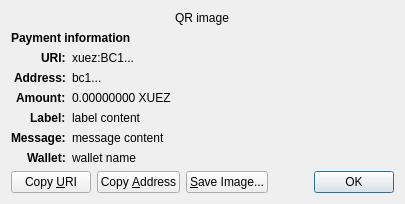
<?xml version="1.0" encoding="UTF-8"?>
<ui version="4.0">
 <class>ReceiveRequestDialog</class>
 <widget class="QDialog" name="ReceiveRequestDialog">
  <property name="geometry">
   <rect>
    <x>0</x>
    <y>0</y>
    <width>413</width>
    <height>229</height>
   </rect>
  </property>
  <property name="windowTitle">
   <string>Request payment to ...</string>
  </property>
  <layout class="QGridLayout" name="gridLayout" columnstretch="0,1">
   <property name="sizeConstraint">
    <enum>QLayout::SetFixedSize</enum>
   </property>
   <item row="0" column="0" colspan="2" alignment="Qt::AlignHCenter">
    <widget class="QRImageWidget" name="qr_code">
     <property name="text">
      <string notr="true">QR image</string>
     </property>
     <property name="textInteractionFlags">
      <set>Qt::NoTextInteraction</set>
     </property>
    </widget>
   </item>
   <item row="1" column="0" colspan="2">
    <widget class="QLabel" name="payment_header">
     <property name="font">
      <font>
       <weight>75</weight>
       <bold>true</bold>
      </font>
     </property>
     <property name="text">
      <string>Payment information</string>
     </property>
     <property name="textInteractionFlags">
      <set>Qt::NoTextInteraction</set>
     </property>
    </widget>
   </item>
   <item row="2" column="0" alignment="Qt::AlignRight|Qt::AlignTop">
    <widget class="QLabel" name="uri_tag">
     <property name="font">
      <font>
       <weight>75</weight>
       <bold>true</bold>
      </font>
     </property>
     <property name="text">
      <string notr="true">URI:</string>
     </property>
     <property name="textFormat">
      <enum>Qt::PlainText</enum>
     </property>
     <property name="textInteractionFlags">
      <set>Qt::NoTextInteraction</set>
     </property>
    </widget>
   </item>
   <item row="2" column="1" alignment="Qt::AlignTop">
    <widget class="QLabel" name="uri_content">
     <property name="text">
      <string notr="true">xuez:BC1...</string>
     </property>
     <property name="textFormat">
      <enum>Qt::RichText</enum>
     </property>
     <property name="wordWrap">
      <bool>true</bool>
     </property>
     <property name="textInteractionFlags">
      <set>Qt::TextSelectableByMouse</set>
     </property>
    </widget>
   </item>
   <item row="3" column="0" alignment="Qt::AlignRight|Qt::AlignTop">
    <widget class="QLabel" name="address_tag">
     <property name="font">
      <font>
       <weight>75</weight>
       <bold>true</bold>
      </font>
     </property>
     <property name="text">
      <string>Address:</string>
     </property>
     <property name="textInteractionFlags">
      <set>Qt::NoTextInteraction</set>
     </property>
    </widget>
   </item>
   <item row="3" column="1" alignment="Qt::AlignTop">
    <widget class="QLabel" name="address_content">
     <property name="text">
      <string notr="true">bc1...</string>
     </property>
     <property name="textFormat">
      <enum>Qt::PlainText</enum>
     </property>
     <property name="textInteractionFlags">
      <set>Qt::TextSelectableByMouse</set>
     </property>
    </widget>
   </item>
   <item row="4" column="0" alignment="Qt::AlignRight|Qt::AlignTop">
    <widget class="QLabel" name="amount_tag">
     <property name="font">
      <font>
       <weight>75</weight>
       <bold>true</bold>
      </font>
     </property>
     <property name="text">
      <string>Amount:</string>
     </property>
     <property name="textInteractionFlags">
      <set>Qt::NoTextInteraction</set>
     </property>
    </widget>
   </item>
   <item row="4" column="1" alignment="Qt::AlignTop">
    <widget class="QLabel" name="amount_content">
     <property name="text">
      <string notr="true">0.00000000 XUEZ</string>
     </property>
     <property name="textFormat">
      <enum>Qt::PlainText</enum>
     </property>
     <property name="textInteractionFlags">
      <set>Qt::TextSelectableByMouse</set>
     </property>
    </widget>
   </item>
   <item row="5" column="0" alignment="Qt::AlignRight|Qt::AlignTop">
    <widget class="QLabel" name="label_tag">
     <property name="font">
      <font>
       <weight>75</weight>
       <bold>true</bold>
      </font>
     </property>
     <property name="text">
      <string>Label:</string>
     </property>
     <property name="textInteractionFlags">
      <set>Qt::NoTextInteraction</set>
     </property>
    </widget>
   </item>
   <item row="5" column="1" alignment="Qt::AlignTop">
    <widget class="QLabel" name="label_content">
     <property name="text">
      <string notr="true">label content</string>
     </property>
     <property name="textFormat">
      <enum>Qt::PlainText</enum>
     </property>
     <property name="wordWrap">
      <bool>true</bool>
     </property>
     <property name="textInteractionFlags">
      <set>Qt::TextSelectableByMouse</set>
     </property>
    </widget>
   </item>
   <item row="6" column="0" alignment="Qt::AlignRight|Qt::AlignTop">
    <widget class="QLabel" name="message_tag">
     <property name="font">
      <font>
       <weight>75</weight>
       <bold>true</bold>
      </font>
     </property>
     <property name="text">
      <string>Message:</string>
     </property>
     <property name="textInteractionFlags">
      <set>Qt::NoTextInteraction</set>
     </property>
    </widget>
   </item>
   <item row="6" column="1" alignment="Qt::AlignTop">
    <widget class="QLabel" name="message_content">
     <property name="text">
      <string notr="true">message content</string>
     </property>
     <property name="textFormat">
      <enum>Qt::PlainText</enum>
     </property>
     <property name="wordWrap">
      <bool>true</bool>
     </property>
     <property name="textInteractionFlags">
      <set>Qt::TextSelectableByMouse</set>
     </property>
    </widget>
   </item>
   <item row="7" column="0" alignment="Qt::AlignRight|Qt::AlignTop">
    <widget class="QLabel" name="wallet_tag">
     <property name="font">
      <font>
       <weight>75</weight>
       <bold>true</bold>
      </font>
     </property>
     <property name="text">
      <string>Wallet:</string>
     </property>
     <property name="textInteractionFlags">
      <set>Qt::NoTextInteraction</set>
     </property>
    </widget>
   </item>
   <item row="7" column="1" alignment="Qt::AlignTop">
    <widget class="QLabel" name="wallet_content">
     <property name="text">
      <string notr="true">wallet name</string>
     </property>
     <property name="textFormat">
      <enum>Qt::PlainText</enum>
     </property>
     <property name="wordWrap">
      <bool>true</bool>
     </property>
     <property name="textInteractionFlags">
      <set>Qt::TextSelectableByMouse</set>
     </property>
    </widget>
   </item>
   <item row="8" column="0" colspan="2">
    <layout class="QHBoxLayout" name="horizontalLayout">
     <item>
      <widget class="QPushButton" name="btnCopyURI">
       <property name="text">
        <string>Copy &amp;URI</string>
       </property>
       <property name="autoDefault">
        <bool>false</bool>
       </property>
      </widget>
     </item>
     <item>
      <widget class="QPushButton" name="btnCopyAddress">
       <property name="text">
        <string>Copy &amp;Address</string>
       </property>
       <property name="autoDefault">
        <bool>false</bool>
       </property>
      </widget>
     </item>
     <item>
      <widget class="QPushButton" name="btnSaveAs">
       <property name="text">
        <string>&amp;Save Image...</string>
       </property>
       <property name="autoDefault">
        <bool>false</bool>
       </property>
      </widget>
     </item>
     <item>
      <spacer name="horizontalSpacer_2">
       <property name="orientation">
        <enum>Qt::Horizontal</enum>
       </property>
       <property name="sizeHint" stdset="0">
        <size>
         <width>40</width>
         <height>20</height>
        </size>
       </property>
      </spacer>
     </item>
     <item>
      <widget class="QDialogButtonBox" name="buttonBox">
       <property name="focusPolicy">
        <enum>Qt::StrongFocus</enum>
       </property>
       <property name="standardButtons">
        <set>QDialogButtonBox::Ok</set>
       </property>
      </widget>
     </item>
    </layout>
   </item>
  </layout>
 </widget>
 <customwidgets>
  <customwidget>
   <class>QRImageWidget</class>
   <extends>QLabel</extends>
   <header>qt/qrimagewidget.h</header>
  </customwidget>
 </customwidgets>
 <tabstops>
  <tabstop>buttonBox</tabstop>
  <tabstop>btnCopyURI</tabstop>
  <tabstop>btnCopyAddress</tabstop>
  <tabstop>btnSaveAs</tabstop>
 </tabstops>
 <resources/>
 <connections>
  <connection>
   <sender>buttonBox</sender>
   <signal>accepted()</signal>
   <receiver>ReceiveRequestDialog</receiver>
   <slot>accept()</slot>
   <hints>
    <hint type="sourcelabel">
     <x>135</x>
     <y>230</y>
    </hint>
    <hint type="destinationlabel">
     <x>135</x>
     <y>126</y>
    </hint>
   </hints>
  </connection>
 </connections>
</ui>
